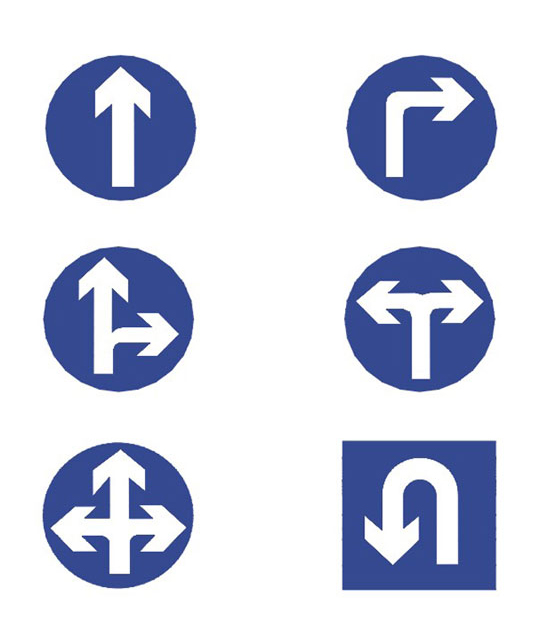
%> input picture Hough/002.jpg, 540 x 621 px
$ octave test.m   (GNU Octave 9; MATLAB toolbox functions it lacks are replaced by stand-ins)
%> lines starting %> are read from the running program, lines starting %| are printed output that depends on the picture; in (x1, y1, x2, y2) boxes, pixels count from 0 and x2, y2 are one past the last pixel; in counts of white or black regions, pixels touching at a corner belong together; the program's own positions count from 1
### Hough/hough_circle2.m
function [hough_space,hough_circle,para] = hough_circle2(BW,step_r,step_angle,r_min,r_max,p);
%[HOUGH_SPACE,HOUGH_CIRCLE,PARA] = HOUGH_CIRCLE(BW,STEP_R,STEP_ANGLE,R_MAX,P)
%------------------------------算法概述-----------------------------
% 该算法通过a = x-r*cos(angle)，b = y-r*sin(angle)将圆图像中的边缘点
% 映射到参数空间(a,b,r)中，由于是数字图像且采取极坐标，angle和r都取
% 一定的范围和步长，这样通过两重循环（angle循环和r循环）即可将原图像
% 空间的点映射到参数空间中，再在参数空间（即一个由许多小立方体组成的
% 大立方体)中寻找圆心，然后求出半径坐标。
%-------------------------------------------------------------------

%------------------------------输入参数-----------------------------
% BW:二值图像；
% step_r:检测的圆半径步长
% step_angle:角度步长，单位为弧度
% r_min:最小圆半径
% r_max:最大圆半径
% p:以p*hough_space的最大值为阈值，p取0，1之间的数
%-------------------------------------------------------------------

%------------------------------输出参数-----------------------------
% hough_space:参数空间，h(a,b,r)表示圆心在(a,b)半径为r的圆上的点数
% hough_circl:二值图像，检测到的圆
% para:检测到的圆的圆心、半径
%-------------------------------------------------------------------

% From Internet,Modified by mhjerry,2011-12-11

[m,n] = size(BW);
size_r = round((r_max-r_min)/step_r)+1;
size_angle = round(2*pi/step_angle);

hough_space = zeros(m,n,size_r);

[rows,cols] = find(BW);
ecount = size(rows);

% Hough变换
% 将图像空间(x,y)对应到参数空间(a,b,r)
% a = x-r*cos(angle)
% b = y-r*sin(angle)
for i=1:ecount
    for r=1:size_r
        for k=1:size_angle
            a = round(rows(i)-(r_min+(r-1)*step_r)*cos(k*step_angle));
            b = round(cols(i)-(r_min+(r-1)*step_r)*sin(k*step_angle));
            if(a>0&a<=m&b>0&b<=n)
                hough_space(a,b,r) = hough_space(a,b,r)+1;
            end
        end
    end
end

% 随机圆检测,计算圆半径
max_para = max(max(max(hough_space)));
index = find(hough_space>=max_para*p);
length = size(index());
hough_circle=zeros(m,n);
for i=1:ecount
    for k=1:length
        par3 = floor(index(k)/(m*n))+1;
        par2 = floor((index(k)-(par3-1)*(m*n))/m)+1;
        par1 = index(k)-(par3-1)*(m*n)-(par2-1)*m;
        if((rows(i)-par1)^2+(cols(i)-par2)^2<(r_min+(par3-1)*step_r)^2+5&...
                (rows(i)-par1)^2+(cols(i)-par2)^2>(r_min+(par3-1)*step_r)^2-5)
            hough_circle(rows(i),cols(i)) = 1;
        end
    end
end
allcircle=zeros(length(1),3);
% 打印结果
for k=1:length
    par3 = floor(index(k)/(m*n))+1;
    par2 = floor((index(k)-(par3-1)*(m*n))/m)+1;
    par1 = index(k)-(par3-1)*(m*n)-(par2-1)*m;
    par3 = r_min+(par3-1)*step_r;
    % todo:filter some circles
    allcircle(k,1)=par1;
    allcircle(k,2)=par2;
    allcircle(k,3)=par3;
%     fprintf(1,'Center %d %d radius %d\n',par1,par2,par3);
    para(:,k) = [par1,par2,par3]';
end

%remove unuseful info
for i=1:length
    for j=i+1:length
        if allcircle(j,1)-allcircle(i,1)<4 && allcircle(j,2)-allcircle(i,2)<4 && allcircle(j,3)-allcircle(i,3)<4
         	allcircle(j,:)=[1 1 1];
        else
            ;
        end
    end
end
for i=1:length
    if ~(allcircle(i,1)==1 && allcircle(i,2)==1 && allcircle(i,3)==1)
        fprintf(1,'Center %d %d radius %d\n',allcircle(i,1),allcircle(i,2),allcircle(i,3));
    end
end
%allcircle

### Hough/test.m
clc;
clear;
clear all;
close all;
% ******************************************************
% auther: later
% time  : 2020/7/9 6:56
% tip   : circles identitfication
% change: 哈夫法
% Todo: 去边框 finished!!
% Todo: 去椒盐噪声 finished!!
% Todo: 准确定位 finished!!
% ******************************************************
% email: latermvp@163.com
% ******************************************************
%% 预处理
I=imread('002.jpg');
%> I is the input picture: size 621x540x3 uint8; mean R, G, B 205.3, 210.2, 227.2
figure,imshow(I);     title('RGB');   imwrite(I,'1.RGB.jpg','jpg');
% 灰度化
GRAY=rgb2gray(I);
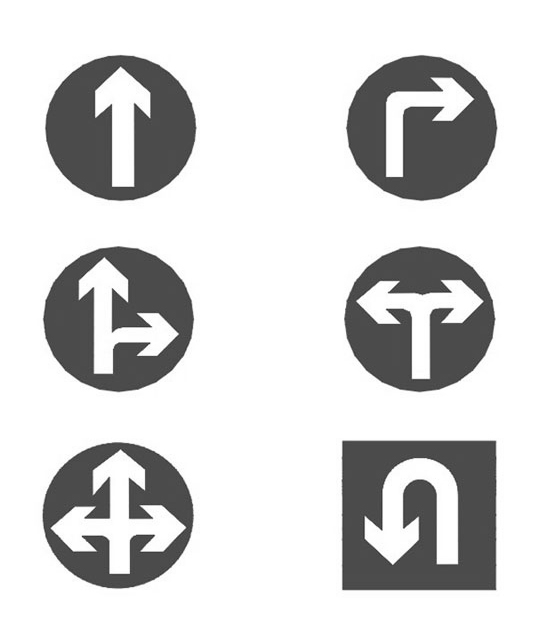
%> GRAY: size 621x540 uint8; min 37, max 255, mean 210.7
% Median filtering-中值滤波
GRAY=medfilt2(GRAY,[3 3]);
figure,imshow(GRAY);    title('GRAY');  imwrite(GRAY,'2.GRAY.jpg','jpg');
% 二值化
threshold=graythresh(GRAY);
%> threshold = 0.647
BW=im2bw(GRAY,threshold);
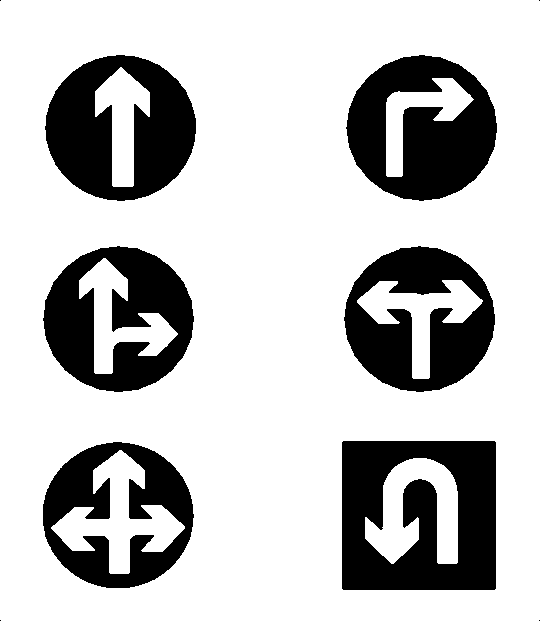
%> BW: size 621x540 logical; 75.6% white; 10 black regions (4 under 20 px), largest, box (x1, y1, x2, y2) and area: (342, 441, 496, 590) 17560, (346, 55, 497, 201) 13999, (45, 55, 196, 201) 13752, (43, 246, 194, 392) 12833, (344, 246, 495, 392) 12716, (43, 442, 194, 588) 11065
figure,imshow(BW);      title('BW');    imwrite(BW,'3.BW.jpg','jpg');
% 移除小联通区域
figure
subplot(1,2,1);
imshow(BW);  title('~BW');
BW = bwareaopen(BW, 100000);
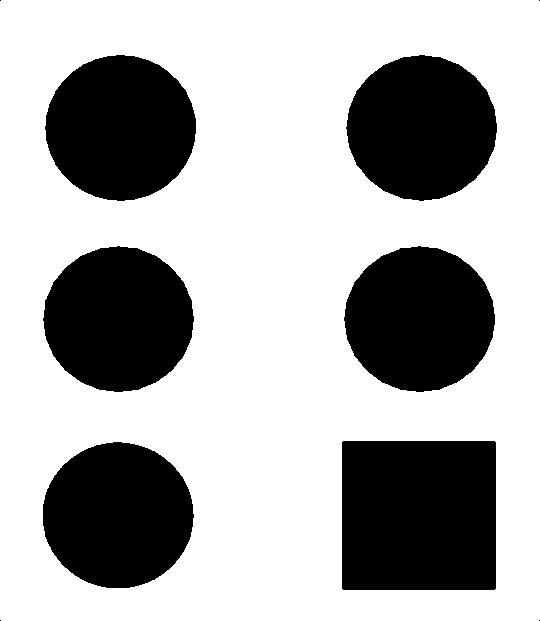
%> BW: size 621x540 logical; 67.6% white; 10 black regions (4 under 20 px), largest, box (x1, y1, x2, y2) and area: (342, 441, 496, 590) 22942, (43, 442, 194, 588) 17266, (45, 55, 196, 201) 17156, (43, 246, 194, 392) 17061, (344, 246, 495, 392) 17057, (346, 55, 497, 201) 17048
subplot(1,2,2);
imshow(BW);     title('Remove Pointer');
% 边缘检测
BW=edge(BW,'Canny',0.2);
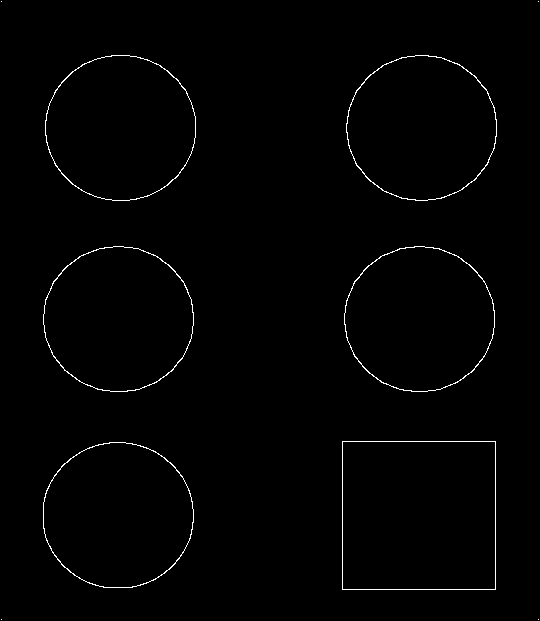
%> BW: size 621x540 logical; 0.96% white in thin lines or dots
figure,imshow(BW);      title('Canny');
% 细化
BW=bwmorph(BW,'thin',Inf);
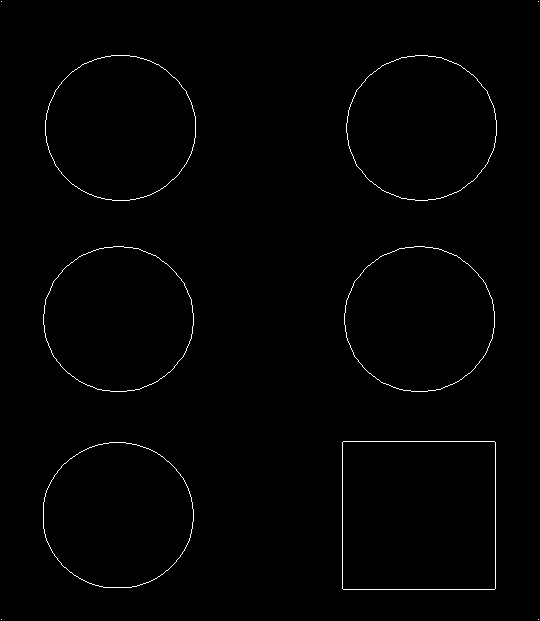
%> BW: size 621x540 logical; 0.8% white in thin lines or dots
figure,imshow(BW);      title('细化');

%% 哈夫变换
% 步长为1，即每次检测的时候增加的半径长度
step_r = 1;
%检测的时候每次转过的角度
step_angle = 0.1;
% 对检测的圆的大小范围预估，在实际项目中因为产品大小固定，所以可以给定较小范围，提高运行速度
minr = 72;
maxr = 75;
% 自动取最优的灰度阈值
thresh = graythresh(GRAY);
%> thresh = 0.647
% 调用hough_circle函数进行霍夫变换检测圆
[hough_space,hough_circle,para] = hough_circle2(BW,step_r,step_angle,minr,maxr,thresh);
%> in hough_circle2, `[rows,cols] = find(BW);`: rows = 2692 values from 2 to 620; cols = 2692 values from 2 to 539
%> in hough_circle2, `ecount = size(rows);`: ecount = [2692 1]
%> after the loop in hough_circle2, `for i=1:ecount`:
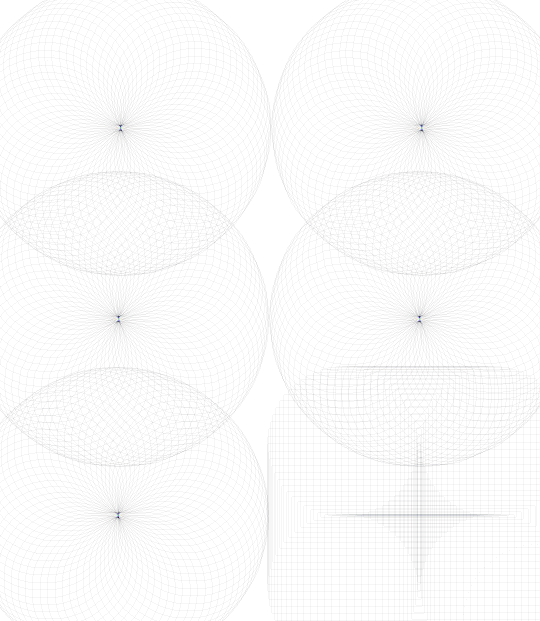
%> hough_space: size 621x540x4 double; mean R, G, B, A 0.4, 0.4, 0.4, 0.4; transparent parts drawn white
%> in hough_circle2, `max_para = max(max(max(hough_space)));`: max_para = 26
%> in hough_circle2, `index = find(hough_space>=max_para*p);`: index = 113 values from 71310 to 1268213
%> in hough_circle2, `length = size(index());`: length = [113 1]
%> after the loop in hough_circle2, `for i=1:ecount`:
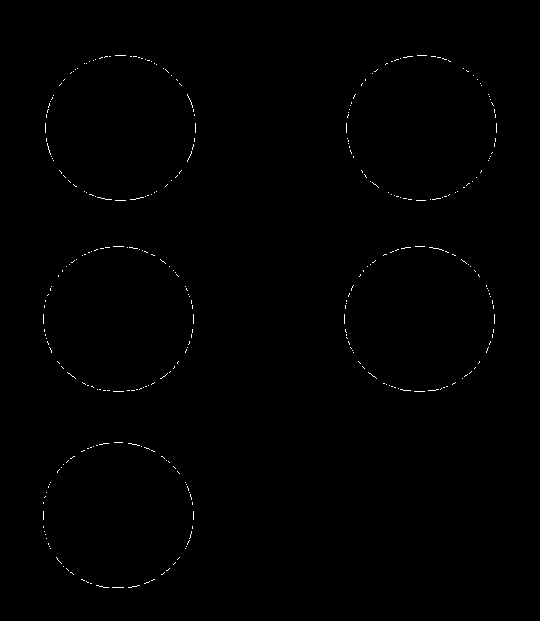
%> hough_circle: size 621x540 double; values 0 (black) and 1 (white), 0.35% white in thin lines or dots, all inside (x1, y1, x2, y2) = (43, 55, 497, 588)
%> the loop in hough_circle2, `for k=1:length` made 113 passes
%> (par3, par2, par1) on passes 1 to 12: (72, 115, 516), (72, 116, 319), (72, 116, 320), (72, 116, 516), (72, 117, 320), (72, 118, 128), (72, 118, 129), (72, 121, 320), (72, 121, 516), (72, 122, 319), (72, 122, 320), (72, 122, 516)
%> after the loop in hough_circle2, `for k=1:length`: allcircle = 113 rows, first 12: [516 115 72; 319 116 72; 320 116 72; 516 116 72; 320 117 72; 128 118 72; 129 118 72; 320 121 72; 516 121 72; 319 122 72; 320 122 72; 516 122 72]; para = 113 columns, first 8: [516 319 320 516 320 128 129 320; 115 116 116 116 117 118 118 121; 72 72 72 72 72 72 72 72]
%> the loop in hough_circle2, `for i=1:length` made 113 passes
%> after the loop in hough_circle2, `for i=1:length`: allcircle = 113 rows, first 12: [516 115 72; 1 1 1; 1 1 1; 1 1 1; 1 1 1; 1 1 1; 1 1 1; 320 121 72; 516 121 72; 1 1 1; 1 1 1; 1 1 1]
% figure,imshow(I),title('原图')
% figure,imshow(BW),title('边缘')
figure,imshow(hough_circle),title('检测结果')
%> (the run ends here)
